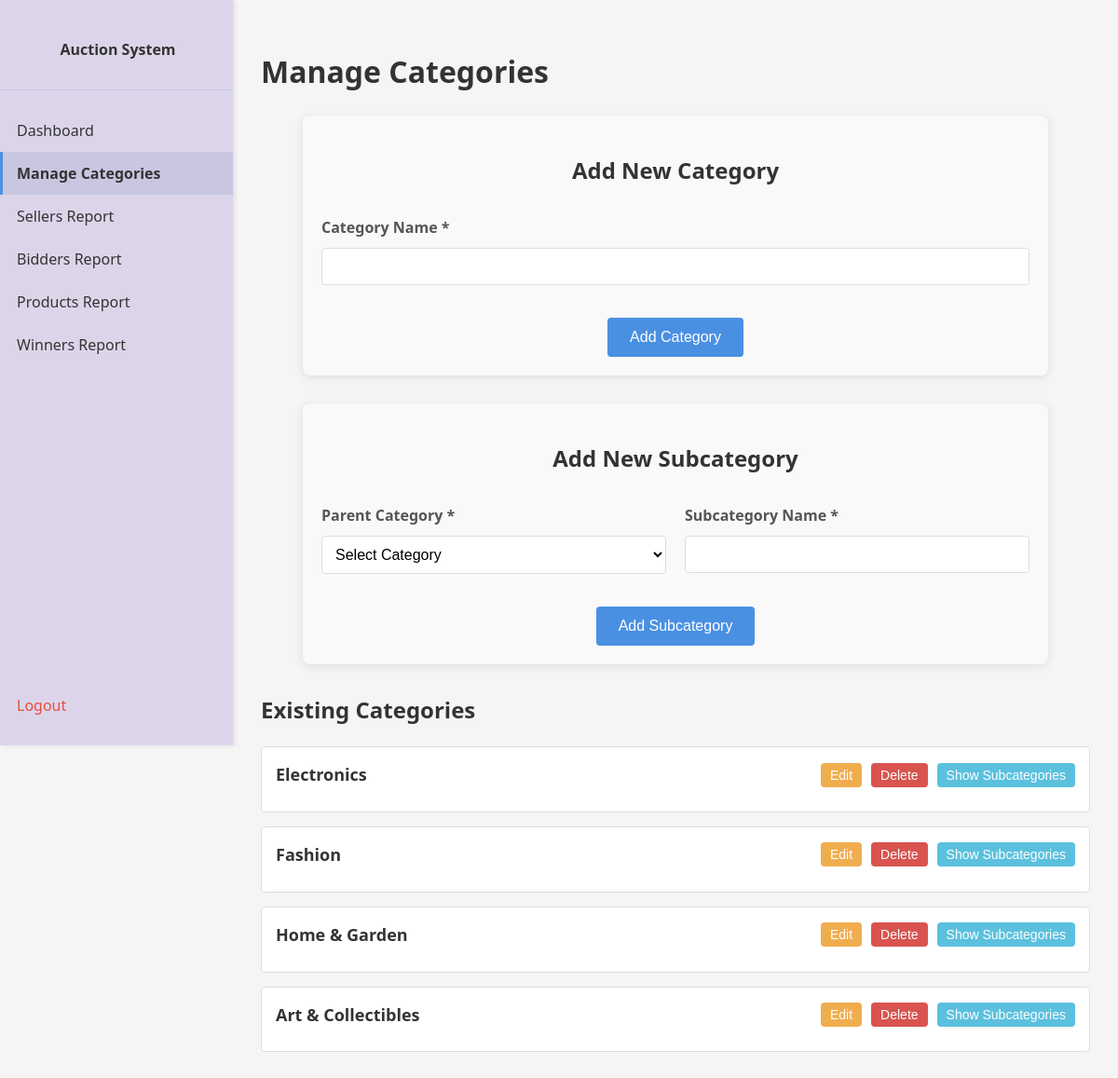
Page /admin/categories (signed in) on the earlier database version.
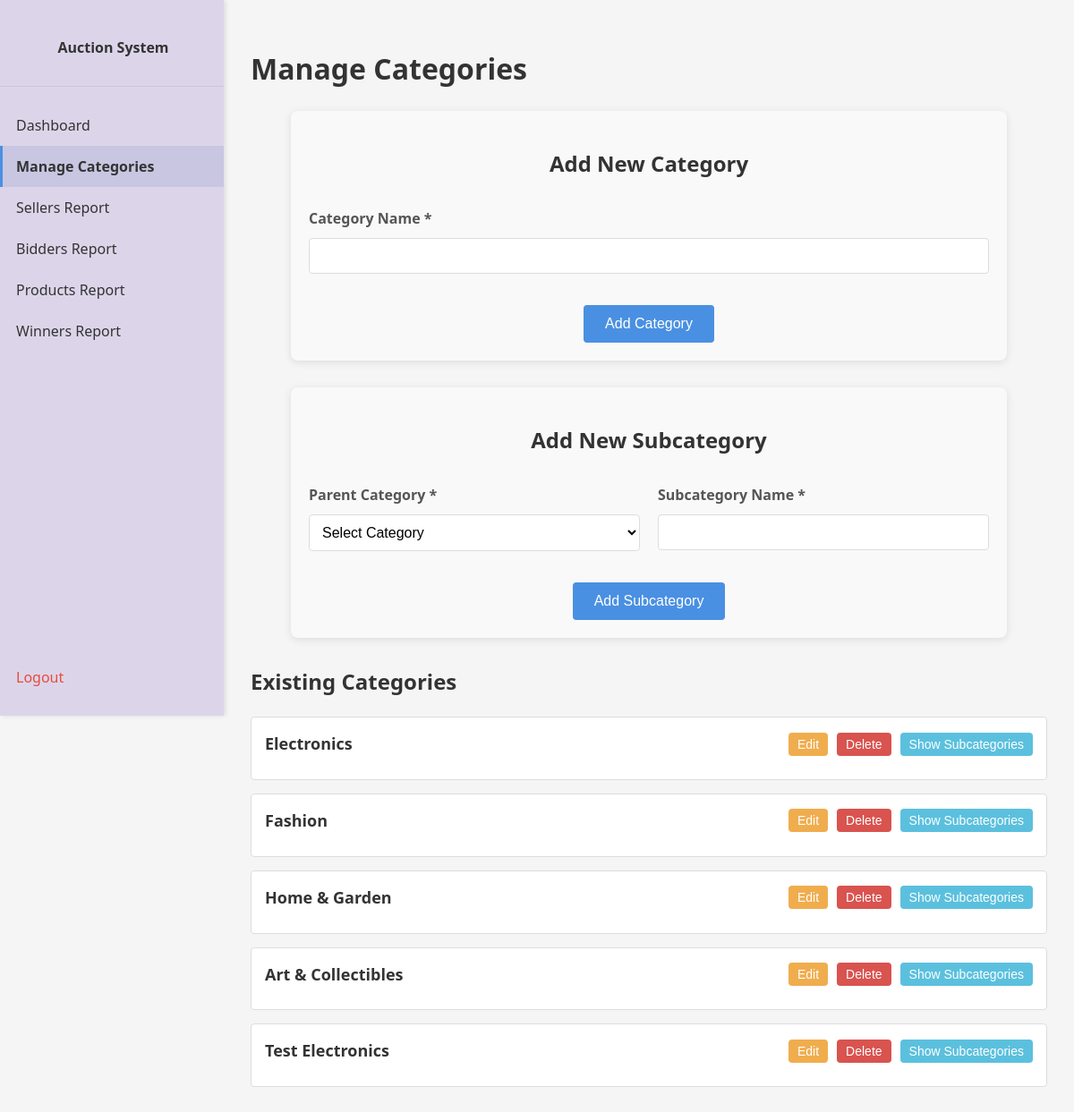
Same page on the later database version.
### app/models.py (models this page shows, shortened)
class Category(db.Model):
    __tablename__ = 'categories'
    id = db.Column(db.Integer, primary_key=True)
    name = db.Column(db.String(100), nullable=False, unique=True)
    subcategories = db.relationship('Subcategory', backref='category', lazy=True)
    products = db.relationship('Product', backref='category', lazy=True)

### app/admin.py (the view)
@admin.route('/admin/categories')
@login_required
@role_required('admin')
def admin_categories():
    categories = Category.query.all()
    return render_template('admin_categories.html', categories=categories)

### app/utils.py (called while the page is built)
def login_required(f):
    @wraps(f)
    def decorated_function(*args, **kwargs):
        if 'user_id' not in session:
            return redirect(url_for('main.home'))
        return f(*args, **kwargs)
    return decorated_function

def role_required(role):
    def decorator(f):
        @wraps(f)
        def decorated_function(*args, **kwargs):
            if 'user_id' not in session or session.get('role') != role:
                return redirect(url_for('main.home'))
            return f(*args, **kwargs)
        return decorated_function
    return decorator

### app/templates/admin_categories.html (shortened to what this page needs)
<!DOCTYPE html>
<html>
<head>
    <link rel="stylesheet" href="{{ url_for('static', filename='style.css') }}">
</head>
<body>
    <div class="sidenav">
        <div class="brand">
            <a href="{{ url_for('main.home') }}">Auction System</a>
        </div>
        <a href="{{ url_for('admin.admin_dashboard') }}">Dashboard</a>
        <a href="{{ url_for('admin.admin_categories') }}" class="active">Manage Categories</a>
        <a href="{{ url_for('admin.admin_sellers_report') }}">Sellers Report</a>
        <a href="{{ url_for('admin.admin_bidders_report') }}">Bidders Report</a>
        <a href="{{ url_for('admin.admin_products_report') }}">Products Report</a>
        <a href="{{ url_for('admin.admin_winners_report') }}">Winners Report</a>
        <div class="logout">
            <a href="{{ url_for('auth.logout') }}">Logout</a>
        </div>
    </div>
    <div class="content">
        <h1>Manage Categories</h1>
        <div class="form-container">
            <h2 class="form-title">Add New Category</h2>
            <form id="category-form">
                <div class="form-row">
                    <div class="form-group">
                        <label for="category_name">Category Name *</label>
                        <input type="text" id="category_name" name="category_name" required>
                    </div>
                </div>
                <div class="form-actions">
                    <button type="submit" class="btn-submit">Add Category</button>
                </div>
            </form>
        </div>
        <div class="form-container" style="margin-top: 30px;">
            <h2 class="form-title">Add New Subcategory</h2>
            <form id="subcategory-form">
                <div class="form-row">
                    <div class="form-group">
                        <label for="parent_category">Parent Category *</label>
                        <select id="parent_category" name="parent_category" required>
                            <option value="">Select Category</option>
                        </select>
                    </div>
                    <div class="form-group">
                        <label for="subcategory_name">Subcategory Name *</label>
                        <input type="text" id="subcategory_name" name="subcategory_name" required>
                    </div>
                </div>
                <div class="form-actions">
                    <button type="submit" class="btn-submit">Add Subcategory</button>
                </div>
            </form>
        </div>
        <div class="categories-list">
            <h2>Existing Categories</h2>
            {% for category in categories %}
            <div class="category-item">
                <div class="category-header">
                    <div class="category-name">{{ category.name }}</div>
                    <div class="action-buttons">
                        <button class="btn-edit" onclick="editCategory({{ category.id }}, '{{ category.name }}')">Edit</button>
                        <button class="btn-delete" onclick="deleteCategory({{ category.id }})">Delete</button>
                        <button class="btn-toggle" onclick="toggleSubcategories({{ category.id }})">Show Subcategories</button>
                    </div>
                </div>
            </div>
            {% endfor %}
        </div>
    </div>
</body>
</html>

Differences in the rows shown:
added Category: name "Test Electronics"
